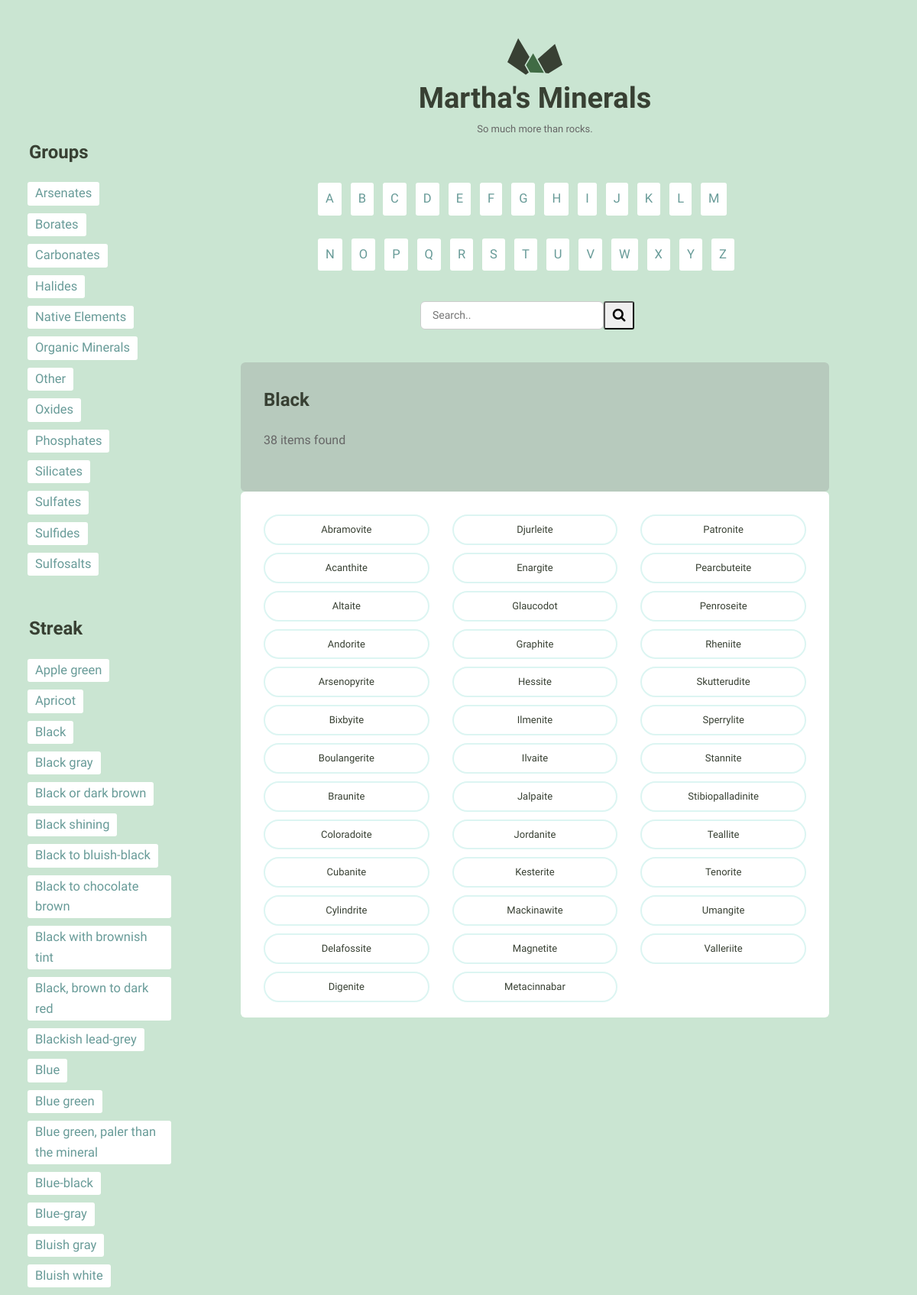
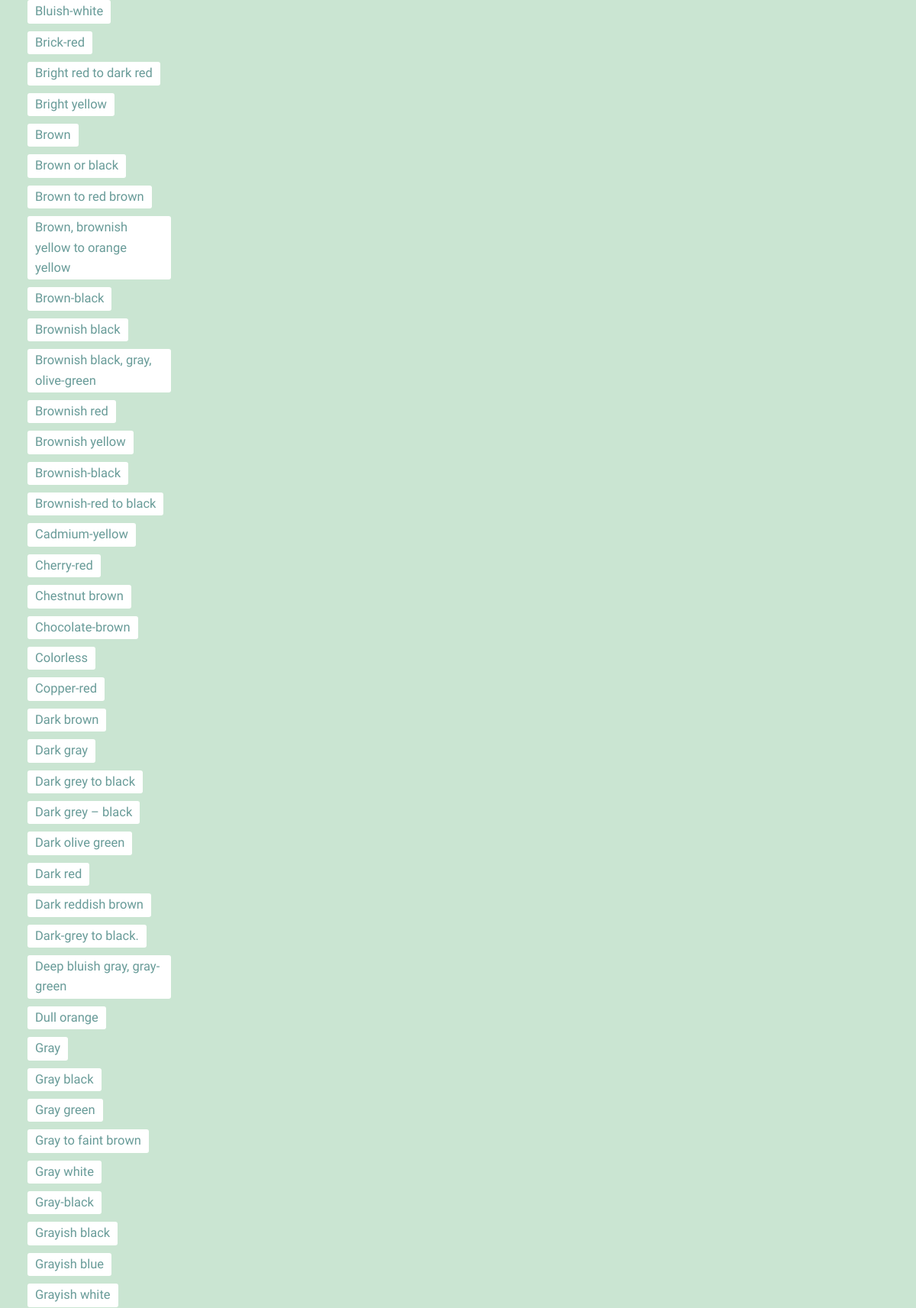
/list/streak/black (upper part), run on the app's committed database (2 pictures, top to bottom).
### catalog/models.py (models this page shows, shortened)
class Mineral(models.Model):
    name = models.CharField(max_length=255, unique=True)
    image_filename = models.CharField(max_length=255)
    image_caption = models.TextField()
    category = models.CharField(max_length=255)
    formula = models.CharField(max_length=255)
    strunz_classification = models.CharField(max_length=255)
    color = models.CharField(max_length=255)
    crystal_system = models.CharField(max_length=255)
    unit_cell = models.CharField(max_length=255)
    crystal_symmetry = models.CharField(max_length=255)
    cleavage = models.CharField(max_length=255)
    mohs_scale_hardness = models.CharField(max_length=255)
    luster = models.CharField(max_length=255)
    streak = models.CharField(max_length=255)
    diaphaneity = models.CharField(max_length=255)
    optical_properties = models.CharField(max_length=255)
    refractive_index = models.CharField(max_length=255)
    crystal_habit = models.CharField(max_length=255)
    specific_gravity = models.CharField(max_length=255)
    group = models.CharField(max_length=255)
    def __str__(self):
        return self.name
    class Meta:
        ordering = ['name']

### catalog/views.py (the view)
# urls.py: path('list/streak/<streak_filter>', views.mineral_streak, name='streak_list'),
def mineral_streak(request, streak_filter):
    random_mineral = random.choice(IDS)
    search_term = [item[0] for item in STREAKS if streak_filter in item][0]  # Get the de-slugified search term
    mineral_filtered = Mineral.objects.filter(streak__iexact=search_term).order_by('id')
    num_in_group = mineral_filtered.count()
    return render(request, 'catalog/list.html', {
        'search_term': search_term,
        'mineral_filtered': mineral_filtered,
        'groups': GROUPS,
        'streaks': STREAKS,
        'num_in_group': num_in_group,
        'random_mineral': random_mineral,
    })

### catalog/templates/catalog/list.html (shortened to what this page needs)
{% extends 'layout.html' %}
{% block boundsClass %}
    <div class="bounds">{% endblock %}
{% block content %}
    <div class="grid-100">
            {% if not mineral_filtered %}
                <div class="info__container info_results">
                    <h2>No results found {% if term %}for '{{ term }}'{% endif %}</h2>
                    <p>Please try another search</p>
                </div>
            {% else %}
                {% if search_term %}
                    <div class="info__container info_results">
                        <h2>{{ search_term }}</h2>
                        <p>{{ num_in_group }} item{{ num_in_group|pluralize }} found</p>
                    </div>
                {% endif %}
                <ul class="minerals__container minerals__container_ext">
                    {% for mineral in mineral_filtered %}
                        <li class="minerals__item">
                            <a class="minerals__anchor"
                               href="{% url 'catalog:detail' pk=mineral.pk %}">{{ mineral|safe }}</a>
                        </li>
                    {% endfor %}</ul>
            {% endif %}
    </div>
{% endblock %}

### assets/css/global.css (style rules this page uses)
html { font-family: sans-serif; -ms-text-size-adjust: 100%; -webkit-text-size-adjust: 100%; }
body { margin: 0; }
html { font-size: 62.5%; }
body { background-color: #CAE5D2; font-size: 1.5em; line-height: 1.6; font-weight: 400; font-family: "Cousine"; color: #666; }
.bounds { max-width: 800px; margin: 0 auto; padding: 50px 0 150px; overflow: hidden; }
.grid, .grid-5, .grid-10, .grid-15, .grid-20, .grid-25, .grid-30, .grid-33, .grid-35, .grid-40, .grid-45, .grid-50, .grid-55, .grid-60, .grid-65, .grid-66, .grid-70, .grid-75, .grid-80, .grid-90, .grid-95, .grid-100 { float: left; box-sizing: border-box; position: relative; }
.grid-100 { width: 100%; padding: 0 15px; }
h1, h2, h3, h4, h5, h6 { margin-top: 0; margin-bottom: 2rem; font-weight: bold; font-family: "Work Sans", sans-serif; color: #384033; }
h2 { font-size: 2.4rem; }
@media (min-width: 550px) { h2 { font-size: 2.4rem; } }
p { margin-top: 0; font-size: 1.6rem; }
ul { list-style: circle inside; padding-left: 0; margin-top: 0; }
table, p, ul { margin-bottom: 2.5rem; }
.minerals__container { background-color: #fff; border-radius: 6px; list-style: none; padding: 30px 30px 20px 30px; -webkit-column-gap: 30px; -moz-column-gap: 30px; column-gap: 30px; }
@media (min-width: 640px) { .minerals__container { -webkit-column-count: 3; -moz-column-count: 3; column-count: 3; } }
.minerals__anchor { border: solid 2px #DCF5F2; border-radius: 100px; color: #384033; display: block; font-size: 13px; text-align: center; padding: 8px 0 7px 0; width: 100%; transition: background-color 200ms ease-in-out, font-weight 200ms ease-in-out, color 200ms ease-in-out; }

### assets/css/catalog-style.css (style rules this page uses)
.info__container { background-color: #fff; border-radius: 6px; padding: 30px; }
* { box-sizing: border-box; }
.minerals__container_ext { min-height: 200px; }
.info_results { background-color: #b7cabd; }

### data on the page
Mineral: name "Abramovite"
Mineral: name "Acanthite"
Mineral: name "Altaite"
Mineral: name "Andorite"
Mineral: name "Arsenopyrite"
Mineral: name "Bixbyite"
Mineral: name "Boulangerite"
Mineral: name "Braunite"
Mineral: name "Coloradoite"
Mineral: name "Cubanite"
Mineral: name "Cylindrite"
Mineral: name "Delafossite"
Mineral: name "Digenite"
Mineral: name "Djurleite"
Mineral: name "Enargite"
Mineral: name "Glaucodot"
Mineral: name "Graphite"
Mineral: name "Hessite"
Mineral: name "Ilmenite"
Mineral: name "Ilvaite"
Mineral: name "Jalpaite"
Mineral: name "Jordanite"
Mineral: name "Kesterite"
Mineral: name "Mackinawite"
Mineral: name "Magnetite"
Mineral: name "Metacinnabar"
Mineral: name "Patronite"
Mineral: name "Pearcbuteite"
Mineral: name "Penroseite"
Mineral: name "Rheniite"
Mineral: name "Skutterudite"
Mineral: name "Sperrylite"
Mineral: name "Stannite"
Mineral: name "Stibiopalladinite"
Mineral: name "Teallite"
Mineral: name "Tenorite"
Mineral: name "Umangite"
Mineral: name "Valleriite"

### other printed values
{{ group.0 }} "Arsenates" "Borates" "Carbonates" "Halides" "Native Elements" "Organic Minerals" "Other" "Oxides" "Phosphates" "Silicates" "Sulfates" "Sulfides" "Sulfosalts"
{{ streak.0 }} "Apple green" "Apricot" "Black" "Black gray" "Black or dark brown" "Black shining" "Black to bluish-black" "Black to chocolate brown" "Black with brownish tint" "Black, brown to dark red" "Blackish lead-grey" "Blue" "Blue green" "Blue green, paler than the mineral" "Blue-black" "Blue-gray" "Bluish gray" "Bluish white" "Bluish-white" "Brick-red" "Bright red to dark red" "Bright yellow" "Brown" "Brown or black" "Brown to red brown" "Brown, brownish yellow to orange yellow" "Brown-black" "Brownish black" "Brownish black, gray, olive-green" "Brownish red" "Brownish yellow" "Brownish-black" "Brownish-red to black" "Cadmium-yellow" "Cherry-red" "Chestnut brown" "Chocolate-brown" "Colorless" "Copper-red" "Dark brown" "Dark gray" "Dark grey to black" "Dark grey – black" "Dark olive green" "Dark red" "Dark reddish brown" "Dark-grey to black." "Deep bluish gray, gray-green" "Dull orange" "Gray" "Gray black" "Gray green" "Gray to faint brown" "Gray white" "Gray-black" "Grayish black" "Grayish blue" "Grayish white"
{{ letter|upper }} "B" "C" "D" "E" "F" "G" "H" "I" "J" "K" "L" "M" "N" "O" "P" "Q" "R" "S" "T" "U" "V" "W" "X" "Y" "Z"
{{ search_term }} "Black"
{{ num_in_group }} "38"
